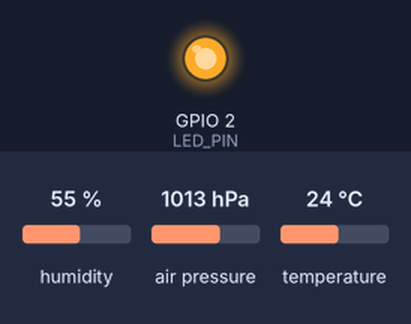
A sketch run on a simulated ESP32. Parts: output pins drawn as LEDs (lit = HIGH). The test bench sets the inputs (shaded band); at power-on: humidity 55 %, air pressure 1013 hPa, temperature 24 °C. WiFi joins after 1.5 s; servers stay silent unless stated; network time is answered at once with the bench clock; uploads are accepted with an empty reply; the local clock reads 2024-03-15 10:24:30 at power-on unless the sketch sets it; what the sketch prints to the serial monitor is not drawn. At 3.6 s the program puts the board to deep sleep or switches it off; the recording ends there.

Above: at 0.8 s.
At 2.61 s:
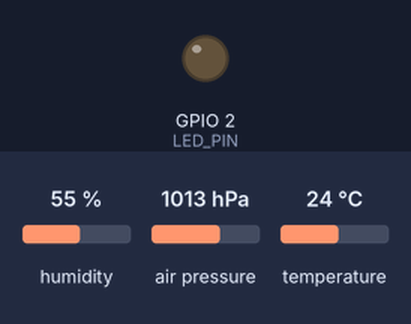
Timing chart, 0 to 3.0 s (numbered marks = the images above):
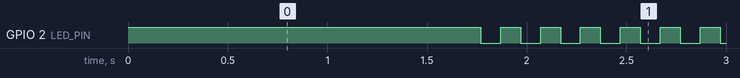

The sketch:

weatherStation.ino
```cpp
/*
This project uses a esp32 nodemcu along with a BMP280 module. Nothing else is used.
Configure the following constants:
* ssid
* password
* serverName
* roomNumber: provide numbers for each room
* TIME_TO_SLEEP: time span between samples
make sure I2C_SDA and I2C_SCL are pointing to the correct pins...
the rest should work out of the box.
*/


#include <HTTPClient.h>

/* get it from: https://github.com/amcewen/HttpClient
 */

#include "WiFi.h"

/*
 * To setup NTPClient Download this: https://github.com/taranais/NTPClient/archive/master.zip
 * Unzip the .zip folder and you should get NTPClient-master folder
 * Rename your folder from NTPClient-master to NTPClient
 * Move the NTPClient folder to your Arduino IDE installation libraries folder
 * Finally, re-open your Arduino IDE
*/

#include <NTPClient.h>
#include <WiFiUdp.h>

#include <esp_task_wdt.h>

const char* ssid = "<wifi name>";
const char* password =  "<wifi password>";

/*---------------------------------------------------------------------------------*/
String serverName = "http://<server ip>:5000/homeAutomation";
/*---------------------------------------------------------------------------------*/

const int LED_PIN = 2;
const String roomNumber = "1";
/*---------------------------------------------------------------------------------*/
WiFiUDP ntpUDP;
NTPClient timeClient(ntpUDP);

// Variables to save date and time
String formattedDate;
String dayStamp;
String timeStamp;

#define WDT_TIMEOUT 10  /* watchdog time out 10 second*/

#define uS_TO_S_FACTOR 1000000   /* Conversion factor for micro seconds to seconds */
#define TIME_TO_SLEEP  600        /* Time ESP32 will go to sleep (in seconds) */
/*---------------------------------------------------------------------------------*/

RTC_DATA_ATTR int bootCount = 0;


#include <Wire.h>
#include <Adafruit_Sensor.h>
#include <Adafruit_BME280.h>


#define I2C_SDA 21
#define I2C_SCL 22

#define SEALEVELPRESSURE_HPA (1013.25)

TwoWire I2CBME = TwoWire(0);
Adafruit_BME280 bme;

unsigned long delayTime;

void setup() {

  pinMode(LED_PIN, OUTPUT);
  digitalWrite(LED_PIN, HIGH);

  esp_task_wdt_init(WDT_TIMEOUT, true); //enable panic so ESP32 restarts
  esp_task_wdt_add(NULL); //add current thread to WDT watch

  ++bootCount;
  Serial.begin(115200);
  Serial.println("----------------------------");
  Serial.println("waking up...");
  Serial.println("Boot number: " + String(bootCount));

  Serial.println(F("BME280 test"));
  I2CBME.begin(I2C_SDA, I2C_SCL, 100000);

  bool status;

  status = bme.begin(0x76, &I2CBME);
  if (!status) {
    Serial.println("Could not find a valid BME280 sensor, check wiring!");
    while (1);
  }

  Serial.println("-- Default Test --");
  delayTime = 10000;

  Serial.println();

  Serial.println("setting up the wifi begin..");
  WiFi.begin(ssid, password);

  Serial.println("Resetting WDT...");
  esp_task_wdt_reset();

  while (WiFi.status() != WL_CONNECTED) {
    delay(500);
    Serial.println("Connecting to WiFi..");
  }
  Serial.println("Connected to the WiFi network!");
  Serial.print("IP address: ");
  Serial.println(WiFi.localIP());
  Serial.println("----------------------------");

  Serial.println("Resetting WDT...");
  esp_task_wdt_reset();

  esp_sleep_enable_timer_wakeup(TIME_TO_SLEEP * uS_TO_S_FACTOR);
  Serial.println("Setup ESP32 to sleep for every " + String(TIME_TO_SLEEP) + " Seconds");


  /* Initialize a NTPClient to get time */
  timeClient.begin();
  // Set offset time in seconds to adjust for your timezone: GMT +2 = 7200
  timeClient.setTimeOffset(7200);

  while(!timeClient.update()) {
    timeClient.forceUpdate();
  }
  /* The formattedDate comes with the following format: 2018-05-28T16:00:13Z */
  formattedDate = timeClient.getFormattedDate();

  // Extract date
  int splitT = formattedDate.indexOf("T");
  dayStamp = formattedDate.substring(0, splitT);
  Serial.print("DATE: ");
  Serial.print(dayStamp);
  // Extract time
  timeStamp = formattedDate.substring(splitT+1, formattedDate.length()-1);
  Serial.print("   HOUR: ");
  Serial.println(timeStamp);

  printValues();
  HTTPClient http;

  // Your Domain name with URL path or IP address with path
  http.begin(serverName);

  // Specify content-type header
  http.addHeader("Content-Type", "application/x-www-form-urlencoded");

  // Data to send with HTTP POST
  String httpRequestData;

  httpRequestData = "value={\"room\": \"" + roomNumber                      + "\", " +
                           "\"temp\": \"" + bme.readTemperature()           + "\", " +
                           "\"humidity\": \"" + bme.readHumidity()              + "\", " +
                           "\"pressure\": \"" + (bme.readPressure() / 100.0F )  + "\", " +
                           "\"date\": \"" + dayStamp                        + "\", " +
                           "\"hour\": \"" + timeStamp                       + "\" "  +
                            "}";
  // Send HTTP POST request
  int httpResponseCode = -2;


  Serial.print("trying to post: ");
  Serial.println(httpRequestData);

  Serial.print("to server: ");
  Serial.println(serverName);

  httpResponseCode = http.POST(httpRequestData);

  Serial.println("Resetting WDT...");
  esp_task_wdt_reset();

  if (httpResponseCode>0) {
          Serial.print("HTTP Response code: ");
          Serial.println(httpResponseCode);
          String payload = http.getString();
          Serial.println(payload);
          for (int i = 1; i < 10; ++i)
          {
            digitalWrite(LED_PIN, LOW);
            delay(100);
            digitalWrite(LED_PIN, HIGH);
            delay(100);
          }
          digitalWrite(LED_PIN, LOW);
    }else {
          Serial.print("Error code: ");
          Serial.println(httpResponseCode);
    }

  // Free resources
  http.end();
  Serial.println("Going to sleep now");
  Serial.flush();  //Waits for the transmission of outgoing serial data to complete.
  esp_deep_sleep_start();
}

void loop() {

}

void printValues() {
  Serial.print("Temperature = ");
  Serial.print(bme.readTemperature());
  Serial.println(" *C");

  Serial.print("Pressure = ");
  Serial.print(bme.readPressure() / 100.0F);
  Serial.println(" hPa");

  Serial.print("Approx. Altitude = ");
  Serial.print(bme.readAltitude(SEALEVELPRESSURE_HPA));
  Serial.println(" m");

  Serial.print("Humidity = ");
  Serial.print(bme.readHumidity());
  Serial.println(" %");

  Serial.println();
}
```

Measured:
- by itself, GPIO 2 (LED_PIN): repeats every 0.20 s: LOW 0.10 s, HIGH 0.10 s
